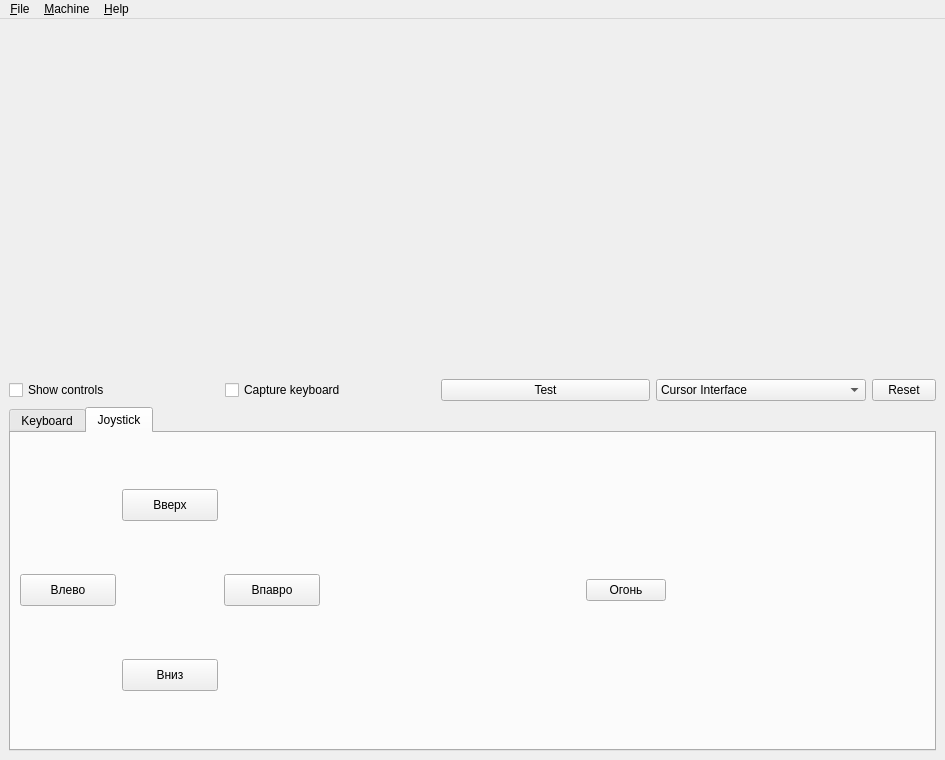
<?xml version="1.0" encoding="UTF-8"?>
<ui version="4.0">
 <class>MainWindow</class>
 <widget class="QMainWindow" name="MainWindow">
  <property name="geometry">
   <rect>
    <x>0</x>
    <y>0</y>
    <width>945</width>
    <height>760</height>
   </rect>
  </property>
  <property name="windowTitle">
   <string>MainWindow</string>
  </property>
  <widget class="QWidget" name="centralwidget">
   <layout class="QGridLayout" name="gridLayout">
    <item row="2" column="2">
     <widget class="QPushButton" name="pushButton_2">
      <property name="text">
       <string>Test</string>
      </property>
     </widget>
    </item>
    <item row="2" column="3">
     <widget class="QComboBox" name="cbJoystickInterface">
      <property name="currentIndex">
       <number>0</number>
      </property>
      <item>
       <property name="text">
        <string>Cursor Interface</string>
       </property>
      </item>
      <item>
       <property name="text">
        <string>Kempston Interface</string>
       </property>
      </item>
      <item>
       <property name="text">
        <string>Sinclair Interface 2</string>
       </property>
      </item>
      <item>
       <property name="text">
        <string>Sinclair Interface 2 (port 2)</string>
       </property>
      </item>
     </widget>
    </item>
    <item row="4" column="0" colspan="5">
     <widget class="QTabWidget" name="twControls">
      <property name="sizePolicy">
       <sizepolicy hsizetype="Expanding" vsizetype="Expanding">
        <horstretch>0</horstretch>
        <verstretch>0</verstretch>
       </sizepolicy>
      </property>
      <property name="currentIndex">
       <number>1</number>
      </property>
      <widget class="QWidget" name="tab">
       <attribute name="title">
        <string>Keyboard</string>
       </attribute>
       <layout class="QGridLayout" name="gridLayout_2">
        <item row="0" column="0">
         <widget class="KeyboardWidget" name="keyboard" native="true"/>
        </item>
       </layout>
      </widget>
      <widget class="QWidget" name="tab_2">
       <attribute name="title">
        <string>Joystick</string>
       </attribute>
       <layout class="QGridLayout" name="gridLayout_3">
        <item row="1" column="4">
         <widget class="QPushButton" name="pbFire">
          <property name="text">
           <string>Огонь</string>
          </property>
         </widget>
        </item>
        <item row="0" column="1">
         <widget class="QPushButton" name="pbUp">
          <property name="minimumSize">
           <size>
            <width>96</width>
            <height>32</height>
           </size>
          </property>
          <property name="maximumSize">
           <size>
            <width>96</width>
            <height>32</height>
           </size>
          </property>
          <property name="text">
           <string>Вверх</string>
          </property>
         </widget>
        </item>
        <item row="1" column="2">
         <widget class="QPushButton" name="pbRight">
          <property name="minimumSize">
           <size>
            <width>96</width>
            <height>32</height>
           </size>
          </property>
          <property name="maximumSize">
           <size>
            <width>96</width>
            <height>32</height>
           </size>
          </property>
          <property name="text">
           <string>Впавро</string>
          </property>
         </widget>
        </item>
        <item row="2" column="1">
         <widget class="QPushButton" name="pbDown">
          <property name="minimumSize">
           <size>
            <width>96</width>
            <height>32</height>
           </size>
          </property>
          <property name="maximumSize">
           <size>
            <width>96</width>
            <height>32</height>
           </size>
          </property>
          <property name="text">
           <string>Вниз</string>
          </property>
         </widget>
        </item>
        <item row="1" column="3">
         <spacer name="horizontalSpacer_4">
          <property name="orientation">
           <enum>Qt::Horizontal</enum>
          </property>
          <property name="sizeHint" stdset="0">
           <size>
            <width>201</width>
            <height>20</height>
           </size>
          </property>
         </spacer>
        </item>
        <item row="1" column="0">
         <widget class="QPushButton" name="pbLeft">
          <property name="minimumSize">
           <size>
            <width>96</width>
            <height>32</height>
           </size>
          </property>
          <property name="maximumSize">
           <size>
            <width>96</width>
            <height>32</height>
           </size>
          </property>
          <property name="text">
           <string>Влево</string>
          </property>
         </widget>
        </item>
        <item row="1" column="5">
         <spacer name="horizontalSpacer">
          <property name="orientation">
           <enum>Qt::Horizontal</enum>
          </property>
          <property name="sizeHint" stdset="0">
           <size>
            <width>40</width>
            <height>20</height>
           </size>
          </property>
         </spacer>
        </item>
       </layout>
      </widget>
     </widget>
    </item>
    <item row="2" column="1">
     <widget class="QCheckBox" name="cbCaptureKeyboard">
      <property name="text">
       <string>Capture keyboard</string>
      </property>
     </widget>
    </item>
    <item row="2" column="0">
     <widget class="QCheckBox" name="cbShowControls">
      <property name="text">
       <string>Show controls</string>
      </property>
      <property name="checked">
       <bool>false</bool>
      </property>
     </widget>
    </item>
    <item row="2" column="4">
     <widget class="QPushButton" name="btnReset">
      <property name="maximumSize">
       <size>
        <width>64</width>
        <height>16777215</height>
       </size>
      </property>
      <property name="text">
       <string>Reset</string>
      </property>
     </widget>
    </item>
    <item row="0" column="0" colspan="5">
     <widget class="ScreenWidget" name="screen" native="true">
      <property name="sizePolicy">
       <sizepolicy hsizetype="Preferred" vsizetype="Expanding">
        <horstretch>0</horstretch>
        <verstretch>0</verstretch>
       </sizepolicy>
      </property>
     </widget>
    </item>
   </layout>
  </widget>
  <widget class="QMenuBar" name="menuBar">
   <property name="geometry">
    <rect>
     <x>0</x>
     <y>0</y>
     <width>945</width>
     <height>21</height>
    </rect>
   </property>
   <widget class="QMenu" name="menuFile">
    <property name="title">
     <string>&amp;File</string>
    </property>
    <widget class="QMenu" name="menuScreenshot">
     <property name="title">
      <string>Screenshot</string>
     </property>
     <addaction name="actionLoad"/>
     <addaction name="actionSave"/>
    </widget>
    <addaction name="action_Load_a_snapshot"/>
    <addaction name="actionLoad_a_Z80"/>
    <addaction name="actionSave_a_Z80_snapshots"/>
    <addaction name="separator"/>
    <addaction name="menuScreenshot"/>
    <addaction name="separator"/>
    <addaction name="action_Exit"/>
   </widget>
   <widget class="QMenu" name="menu_Machine">
    <property name="title">
     <string>&amp;Machine</string>
    </property>
    <widget class="QMenu" name="menuPalette">
     <property name="title">
      <string>Palette</string>
     </property>
     <addaction name="actionPalette_1"/>
     <addaction name="actionPalette_2"/>
     <addaction name="actionPalette_3"/>
    </widget>
    <addaction name="action_Reset"/>
    <addaction name="actionNMI"/>
    <addaction name="separator"/>
    <addaction name="menuPalette"/>
    <addaction name="separator"/>
    <addaction name="actionSpectrum_128k"/>
    <addaction name="actionSpectrum_48k"/>
    <addaction name="actionOpenSE_Basic_48k"/>
    <addaction name="actionArcade_Game_Designer_48k"/>
    <addaction name="actionSinclair_Test_ROM_48k"/>
    <addaction name="separator"/>
    <addaction name="actionOpenRom"/>
   </widget>
   <widget class="QMenu" name="menu_Help">
    <property name="title">
     <string>&amp;Help</string>
    </property>
    <addaction name="action_About"/>
   </widget>
   <addaction name="menuFile"/>
   <addaction name="menu_Machine"/>
   <addaction name="menu_Help"/>
  </widget>
  <action name="action_Load_a_snapshot">
   <property name="text">
    <string>&amp;Load a SNA snapshot</string>
   </property>
  </action>
  <action name="action_Exit">
   <property name="text">
    <string>&amp;Exit</string>
   </property>
  </action>
  <action name="action_Reset">
   <property name="text">
    <string>&amp;Reset</string>
   </property>
  </action>
  <action name="action_NMI">
   <property name="text">
    <string>&amp;NMI</string>
   </property>
  </action>
  <action name="action_About">
   <property name="text">
    <string>&amp;About</string>
   </property>
  </action>
  <action name="actionSpectrum_128k">
   <property name="checkable">
    <bool>true</bool>
   </property>
   <property name="checked">
    <bool>false</bool>
   </property>
   <property name="text">
    <string>Spectrum 128k</string>
   </property>
  </action>
  <action name="actionSpectrum_48k">
   <property name="checkable">
    <bool>true</bool>
   </property>
   <property name="checked">
    <bool>true</bool>
   </property>
   <property name="text">
    <string>Spectrum 48k</string>
   </property>
  </action>
  <action name="actionPalette_1">
   <property name="checkable">
    <bool>true</bool>
   </property>
   <property name="checked">
    <bool>true</bool>
   </property>
   <property name="text">
    <string>Palette 1</string>
   </property>
  </action>
  <action name="actionPalette_2">
   <property name="checkable">
    <bool>true</bool>
   </property>
   <property name="text">
    <string>Palette 2</string>
   </property>
  </action>
  <action name="actionPalette_3">
   <property name="checkable">
    <bool>true</bool>
   </property>
   <property name="text">
    <string>Palette 3</string>
   </property>
  </action>
  <action name="actionLoad">
   <property name="text">
    <string>Load</string>
   </property>
  </action>
  <action name="actionSave">
   <property name="text">
    <string>Save</string>
   </property>
  </action>
  <action name="actionNMI">
   <property name="text">
    <string>NMI</string>
   </property>
  </action>
  <action name="actionLoad_a_Z80">
   <property name="text">
    <string>Load a Z80 snapshot</string>
   </property>
  </action>
  <action name="actionSave_a_Z80_snapshots">
   <property name="text">
    <string>Save a Z80 snapshots</string>
   </property>
  </action>
  <action name="actionOpenRom">
   <property name="text">
    <string>Open .ROM file</string>
   </property>
  </action>
  <action name="actionArcade_Game_Designer_48k">
   <property name="checkable">
    <bool>true</bool>
   </property>
   <property name="text">
    <string>Arcade Game Designer</string>
   </property>
  </action>
  <action name="actionOpenSE_Basic_48k">
   <property name="checkable">
    <bool>true</bool>
   </property>
   <property name="text">
    <string>OpenSE Basic</string>
   </property>
  </action>
  <action name="actionSinclair_Test_ROM_48k">
   <property name="checkable">
    <bool>true</bool>
   </property>
   <property name="text">
    <string>Sinclair Test ROM</string>
   </property>
  </action>
 </widget>
 <customwidgets>
  <customwidget>
   <class>ScreenWidget</class>
   <extends>QWidget</extends>
   <header location="global">screenwidget.h</header>
   <container>1</container>
  </customwidget>
  <customwidget>
   <class>KeyboardWidget</class>
   <extends>QWidget</extends>
   <header location="global">keyboardwidget.h</header>
   <container>1</container>
  </customwidget>
 </customwidgets>
 <resources/>
 <connections/>
</ui>
